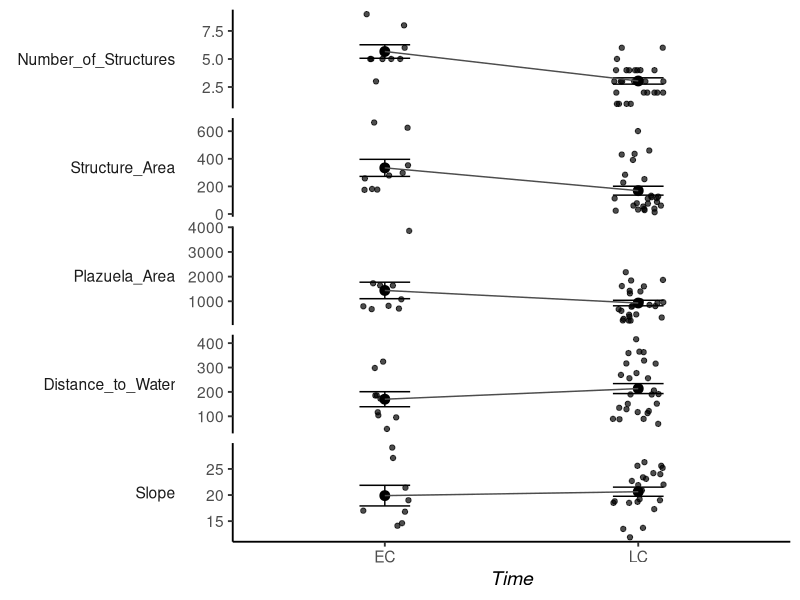
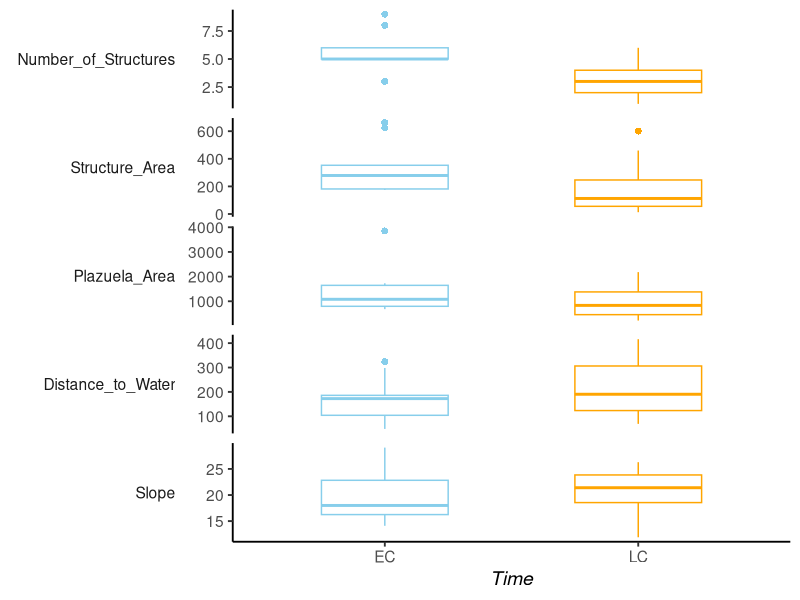

Generate these figures, in order, with R: (Note: this script raises an error after producing the figures.)
#Figure 9 script

library(readxl)
library(ggplot2)
library(dplyr)
library(tidyr)



# === Load and Clean the Data ===
ix_data <- read_excel("MOESM14.xlsx")  # Adjust file path if needed

# Filter and rename relevant variables
ix_clean <- ix_data |>
  mutate(fnd = toupper(fnd)) |>                        # Standardize time periods
  filter(fnd %in% c("EC", "LC")) |>                    # Keep EC and LC only
  select(fnd,
         Number_of_Structures = strs,
         Structure_Area = str_area,
         Plazuela_Area = area,
         Distance_to_Water = h20,
         Slope = zonal_slope)                          # Select relevant columns

# Pivot to long format for plotting
ix_long <- ix_clean |>
  pivot_longer(cols = -fnd, names_to = "Variable", values_to = "Value")

# Set custom order of facets
ix_long$Variable <- factor(ix_long$Variable,
                           levels = c("Number_of_Structures",
                                      "Structure_Area",
                                      "Plazuela_Area",
                                      "Distance_to_Water",
                                      "Slope"))

# === Define Pretty Labels for the Y Axis ===
pretty_labels <- c(
  "Number_of_Structures" = "Number of Structures",
  "Structure_Area" = expression("Structure Area (m"^2*")"),
  "Plazuela_Area" = expression("Plazuela Area (m"^2*")"),
  "Distance_to_Water" = expression("Distance to water (m)"),
  "Slope" = "Slope (degrees)"
)

# === LEFT PANEL: Jitter + Means + Error Bars ===
p_left <- ggplot(ix_long, aes(x = fnd, y = Value)) +
  geom_jitter(width = 0.1, alpha = 0.7, size = 1.5) +                    # Points
  stat_summary(fun = mean, geom = "point", size = 3, color = "black") + # Means
  stat_summary(fun.data = mean_se, geom = "errorbar", width = 0.2) +    # SE bars
  stat_summary(fun = mean, geom = "line", aes(group = 1), color = "gray30") +  # Line
  facet_grid(rows = vars(Variable), switch = "y", scales = "free_y",
             labeller = labeller(Variable = pretty_labels)) +           # Custom labels
  labs(x = expression(italic("Time")), y = NULL) +                      # Italic x-axis
  theme_classic(base_size = 14) +                                       # Clean theme
  theme(
    strip.placement = "outside",                                        # Move facet labels to left
    strip.text.y.left = element_text(angle = 0, hjust = 1),             # Horizontal facet labels
    strip.background = element_blank()                                  # Remove box around labels
  )

# === RIGHT PANEL: Transparent Boxplots ===
p_right <- ggplot(ix_long, aes(x = fnd, y = Value)) +
  geom_boxplot(outlier.shape = 16, outlier.size = 2, width = 0.5,
               aes(color = fnd), fill = NA) +                           # Transparent box, colored outline
  facet_grid(rows = vars(Variable), switch = "y", scales = "free_y",
             labeller = labeller(Variable = pretty_labels)) +          # Same facet setup
  labs(x = expression(italic("Time")), y = NULL) +
  scale_color_manual(values = c("EC" = "skyblue", "LC" = "orange")) +  # Custom colors
  theme_classic(base_size = 14) +
  theme(
    strip.placement = "outside",
    strip.text.y.left = element_text(angle = 0, hjust = 1),
    strip.background = element_blank(),
    legend.position = "none"                                           # Hide legend
  )

# === Combine Both Panels Side-by-Side ===
final_plot <- p_left + p_right +
  plot_layout(ncol = 2, widths = c(1, 1)) &                            # Side-by-side layout
  theme(plot.margin = margin(5, 5, 5, 5))                             # Outer padding

# === Display Final Output ===
final_plot

# === Optional: Save to File ===
# ggsave("Figure9_Recreation.png", final_plot, width = 10, height = 8, dpi = 300)
